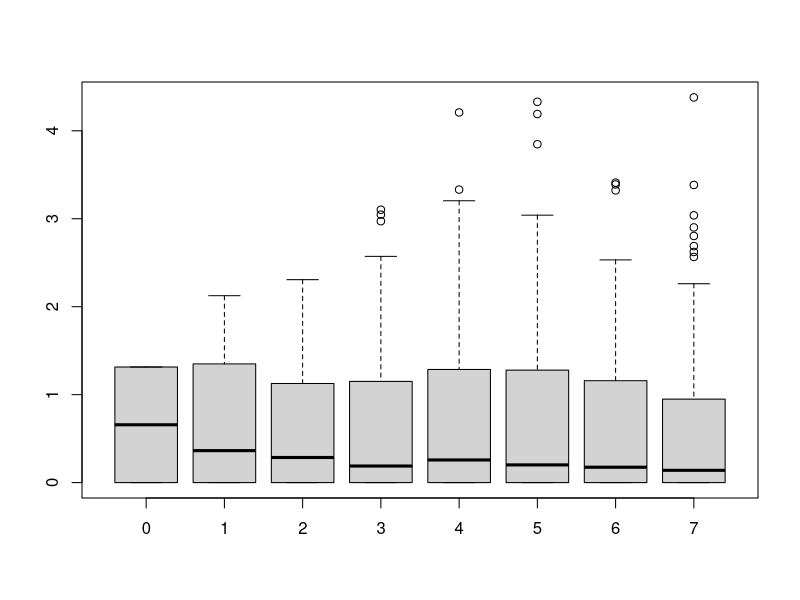

Reproduce this figure in R.
## ---- chunk 1
library(hash)
library(tidyverse)
## ---- chunk 2
sigmoid <- function(x) {
  return(1 / (1 + exp(-x)))
}
## ---- chunk 3
X_train <-
  matrix(c(rnorm(100, 0, 1), rnorm(100, 0, 1)), 100, 2, TRUE)
X_test <-
  matrix(c(rnorm(10000, 0, 1), rnorm(10000, 0, 1)), 10000, 2, TRUE)

a1 <- matrix(c(3, 3), 1, 2, TRUE)
a2 <- matrix(c(3,-3), 1, 2, TRUE)

e_var <- var(X_train)[1, 1] / 4
e_train <- matrix(rnorm(100, 0, e_var), 100, 1, TRUE)
e_test <- matrix(rnorm(10000, 0, e_var), 10000, 1, TRUE)

Y_train <-
  sigmoid(X_train %*% t(a1)) + sigmoid(X_train %*% t(a2)) + e_train
Y_test <-
  sigmoid(X_test %*% t(a1)) + sigmoid(X_test %*% t(a2)) + e_test
## ---- chunk 4
train <-
  function(nneuron = 2,
           epoch = 500,
           learning_rate = 0.0001,
           lambda = 0.1) {
    
    # weights and biases
    alpha <-
      matrix(c(runif(nneuron,-0.7, 0.7), runif(nneuron,-0.7, 0.7)), 2, nneuron, TRUE)
    beta <- matrix(c(runif(nneuron,-0.7, 0.7)), nneuron, 1, TRUE)
    a <- matrix(0, 1, nneuron)
    b <- matrix(0, 1, 1)
    
    nnmodel = hash()
    
    #training
    for (i in epoch) {
      z <- sigmoid(sweep(X_train %*% alpha, 2, a, "+"))
      t <- sweep(z %*% beta, 2, b, "+")
      pred <- t
      
      delta <- -2 * (Y_train - pred)
      d_beta <- t(z) %*% delta + 2 * lambda * beta
      d_b <- matrix(apply(delta, 2, sum), 1, 1, T)
      
      s <- delta %*% t(beta) * (z * (1 - z))
      d_alpha <- t(X_train) %*% s + 2 * lambda * alpha
      d_a <- matrix(apply(s, 2, sum), 1, nneuron, T)

      alpha <-  alpha - learning_rate * d_alpha
      a <- a - learning_rate * d_a
      beta <- beta - learning_rate * d_beta
      b <- b - learning_rate * d_b
      
      .set(
        nnmodel,
        alpha = alpha,
        beta = beta,
        a = a,
        b = b
      )
    }
    return(nnmodel)
  }
## ---- chunk 5
test <- function(model) {
  z <- sigmoid(sweep(X_test %*% model$alpha, 2, model$a, "+"))
  t <- sweep(z %*% model$beta, 2, model$b, "+")
  pred <- t
  pred.loss <-sum((pred - Y_test) ^ 2) / 10000
  return(pred.loss)
}
## ---- chunk 6
test(train(1, 5000000, lambda = 0))
## ---- chunk 7
loss <- as.data.frame(matrix(0, 100, 8)) 

for (i in 1:8) {
  for (j in 1:50) {
    model <- train(nneuron = i - 1, epoch = 500000, lambda = 0.1)
    loss[j, i] <- test(model)
  }
}
## ---- chunk 8
colnames(loss) <- c('0','1', '2','3','4','5','6','7')
boxplot(loss)
#ggplot(data = loss, aes(x = ,y))
